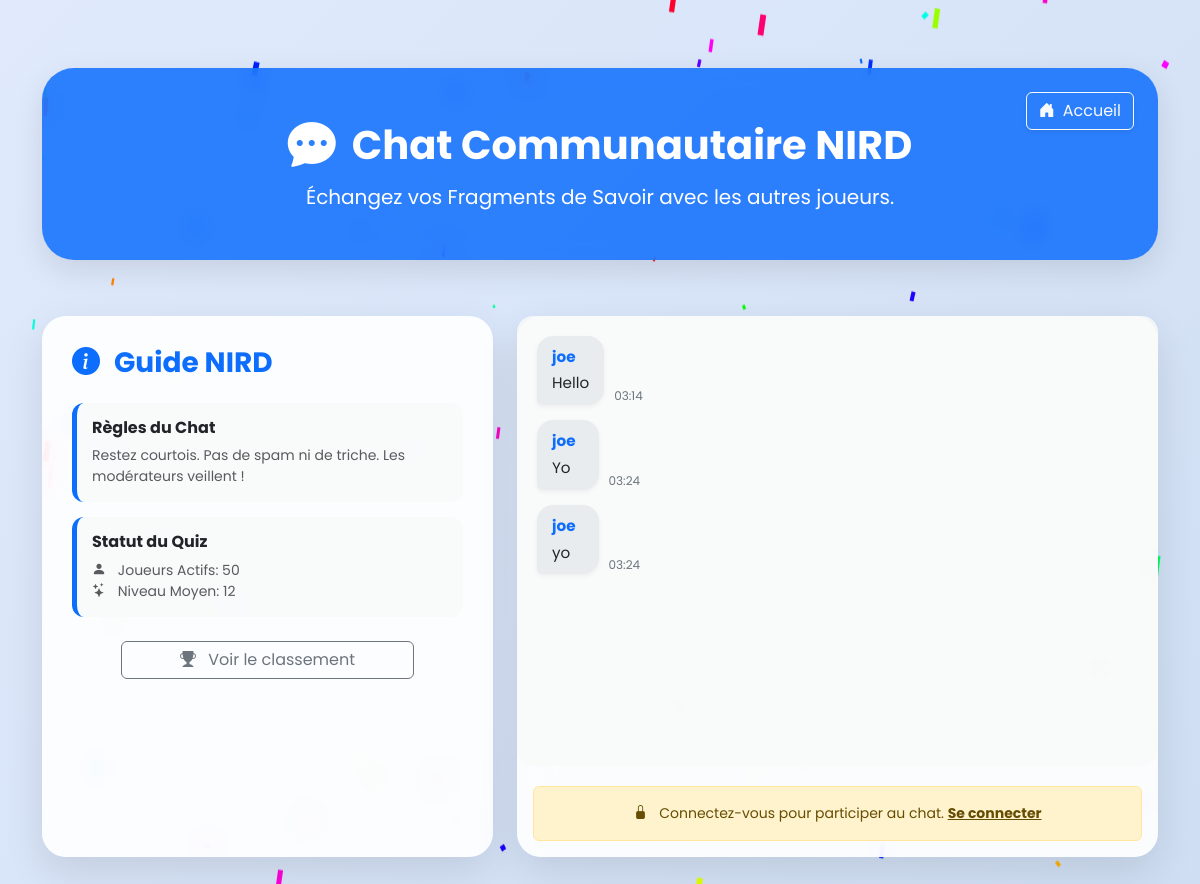
Page /chat/ on the committed database.
### NIRD/models.py (models this page shows, shortened)
class ChatMessage(models.Model):
    user = models.ForeignKey(User, on_delete=models.CASCADE)
    message = models.TextField()
    timestamp = models.DateTimeField(auto_now_add=True)

### NIRD/views.py (the view)
# urls.py: path('chat/', views.chat_view, name='chat'),
def chat_view(request):
    messages = ChatMessage.objects.order_by('timestamp')  # affichage du plus ancien au plus récent
    if request.method == "POST":
        form = ChatMessageForm(request.POST)
        if form.is_valid():
            chat_msg = form.save(commit=False)
            chat_msg.user = request.user
            chat_msg.save()
            return redirect('chat')  # redirige pour recharger les messages
    else:
        form = ChatMessageForm()
    return render(request, "NIRD/chat.html", {"messages": messages, "form": form})

### templates/NIRD/chat.html (shortened to what this page needs)
{% extends "base.html" %}
{% load static %}
{% block content %}
<div class="container mt-5">
    <div class="banner position-relative">
        <div class="d-flex align-items-center justify-content-center">
            <i class="bi bi-chat-dots-fill display-5 me-3"></i>
            <h1 class="fw-bold mb-0">Chat Communautaire NIRD</h1>
        </div>
        <p class="fs-5 mb-0 mt-2">Échangez vos Fragments de Savoir avec les autres joueurs.</p>
        <a href="{% url 'home' %}" class="btn btn-outline-light position-absolute top-0 end-0 m-4 shadow-sm d-flex align-items-center" title="Retour à l'accueil">
            <i class="bi bi-house-door-fill me-2"></i> Accueil
        </a>
    </div>
    <div class="row g-4 main-chat-grid">
        <div class="col-lg-5">
            <div class="glass-panel sidebar-content">
                <h3 class="text-primary fw-bold mb-4">
                    <i class="bi bi-info-circle-fill me-2"></i> Guide NIRD
                </h3>
                <div class="sidebar-item">
                    <h6 class="fw-bold text-dark">Règles du Chat</h6>
                    <p class="small mb-0 text-muted">
                        Restez courtois. Pas de spam ni de triche. Les modérateurs veillent !
                    </p>
                </div>
                <div class="sidebar-item">
                    <h6 class="fw-bold text-dark">Statut du Quiz</h6>
                    <p class="small mb-0 text-muted">
                        <i class="bi bi-person-fill me-2"></i> Joueurs Actifs: 50
                    </p>
                    <p class="small mb-0 text-muted">
                        <i class="bi bi-stars me-2"></i> Niveau Moyen: 12
                    </p>
                </div>
                <div class="text-center mt-4">
                    <a href="{% url 'leaderboard' %}" class="btn btn-outline-secondary w-75">
                         <i class="bi bi-trophy-fill me-2"></i> Voir le classement
                    </a>
                </div>
            </div>
        </div>
        <div class="col-lg-7">
            <div class="glass-panel p-0">
                <div class="chat-box" id="chat-messages">
                    {% for msg in messages %}
                        <div class="message-item {% if msg.user == user %}message-user-self{% else %}message-user-other{% endif %}">
                            {% if msg.user == user %}
                                <small class="message-timestamp">{{ msg.timestamp|date:"H:i" }}</small>
                                <div class="message-bubble">{{ msg.message }}</div>
                            {% else %}
                                <div class="message-bubble">
                                    <strong class="fw-bold d-block mb-1 me-2" style="color: #0d6efd;">
                                        {{ msg.user.username }}
                                    </strong>
                                    {{ msg.message }}
                                </div>
                                <small class="message-timestamp">{{ msg.timestamp|date:"H:i" }}</small>
                            {% endif %}
                        </div>
                    {% empty %}
                        <p class="text-muted text-center p-5">
                            <i class="bi bi-info-circle me-2"></i> Soyez le premier à lancer la discussion !
                        </p>
                    {% endfor %}
                </div>
<div class="p-3 pt-0">
    {% if user.is_authenticated %}
    <form method="post" id="chat-form">
        {% csrf_token %}
        <div class="input-group">
            {{ form.message }}
            <button class="btn btn-primary" type="submit">
                <i class="bi bi-send-fill me-1"></i> Envoyer
            </button>
        </div>
        {% if form.message.errors %}
            <small class="text-danger d-block mt-2 form-error-message">{{ form.message.errors.0 }}</small>
        {% endif %}
    </form>
    {% else %}
    <div class="alert alert-warning text-center small mb-0">
        <i class="bi bi-lock-fill me-2"></i> Connectez-vous pour participer au chat.
        <a href="{% url 'login' %}" class="alert-link fw-bold">Se connecter</a>
    </div>
    {% endif %}
</div>
            </div>
        </div>
    </div>
</div>
{% endblock content %}

### templates/base.html (style rules this page uses)
:root { --primary-gradient: linear-gradient(135deg, #667eea 0%, #764ba2 100%); --secondary-gradient: linear-gradient(135deg, #f093fb 0%, #f5576c 100%); --success-gradient: linear-gradient(135deg, #43e97b 0%, #38f9d7 100%); --warning-gradient: linear-gradient(135deg, #f6d365 0%, #fda085 100%); }
* { font-family: 'Poppins', 'Roboto', sans-serif; }
body { background: linear-gradient(135deg, #f5f7fa 0%, #e4edf5 100%); min-height: 100vh; display: flex; flex-direction: column; align-items: center; padding: 20px; }

### templates/NIRD/chat.html (style rules this page uses)
body { background: linear-gradient(135deg, #e0eafc 0%, #cfdef3 100%); }
.banner { padding: 3rem 2rem; border-radius: 2rem; background: rgba(13, 110, 253, 0.85); color: white; text-align: center; margin-bottom: 2rem; backdrop-filter: blur(10px); box-shadow: 0 10px 30px rgba(0,0,0,0.1); transition: transform 0.3s ease, box-shadow 0.3s ease; }
.main-chat-grid { margin-top: 2rem; margin-bottom: 2rem; }
.glass-panel { background-color: rgba(255, 255, 255, 0.9); border-radius: 1.5rem; box-shadow: 0 15px 40px rgba(0, 0, 0, 0.1); backdrop-filter: blur(10px); padding: 30px; height: 100%; }
.sidebar-item { padding: 15px; border-radius: 0.75rem; margin-bottom: 15px; background-color: rgba(248, 249, 250, 0.7); border-left: 5px solid var(--bs-primary); }
.chat-box { height: 450px; overflow-y: auto; padding: 20px; background-color: rgba(248, 249, 250, 0.85); border-radius: 1rem; margin-bottom: 20px; scroll-behavior: smooth; }
.message-item { display: flex; margin-bottom: 15px; align-items: flex-end; animation: fadeIn 0.5s ease-out; }
.message-bubble { max-width: 75%; padding: 10px 15px; border-radius: 1rem; position: relative; font-size: 0.95rem; box-shadow: 0 2px 5px rgba(0,0,0,0.05); word-wrap: break-word; }
.message-user-other { justify-content: flex-start; }
.message-user-other .message-bubble { background-color: #e9ecef; color: #212529; border-bottom-left-radius: 5px; }
.message-timestamp { font-size: 0.75rem; margin-left: 10px; color: #6c757d; display: block; }

### rows in the picture
ChatMessage: user.username "joe", message "Hello", timestamp "03:14"
ChatMessage: user.username "joe", message "Yo", timestamp "03:24"
ChatMessage: user.username "joe", message "yo", timestamp "03:24"
